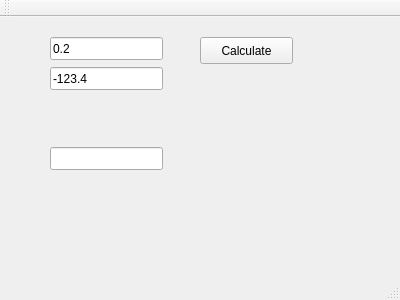
<?xml version="1.0" encoding="UTF-8"?>
<ui version="4.0">
 <class>MainWindow</class>
 <widget class="QMainWindow" name="MainWindow">
  <property name="geometry">
   <rect>
    <x>0</x>
    <y>0</y>
    <width>400</width>
    <height>300</height>
   </rect>
  </property>
  <property name="windowTitle">
   <string>MainWindow</string>
  </property>
  <widget class="QWidget" name="centralWidget">
   <widget class="QLineEdit" name="lineEdit">
    <property name="geometry">
     <rect>
      <x>50</x>
      <y>20</y>
      <width>113</width>
      <height>23</height>
     </rect>
    </property>
    <property name="text">
     <string>0.2</string>
    </property>
   </widget>
   <widget class="QLineEdit" name="lineEdit_2">
    <property name="geometry">
     <rect>
      <x>50</x>
      <y>50</y>
      <width>113</width>
      <height>23</height>
     </rect>
    </property>
    <property name="text">
     <string>-123.4</string>
    </property>
   </widget>
   <widget class="QLineEdit" name="lineEdit_result">
    <property name="geometry">
     <rect>
      <x>50</x>
      <y>130</y>
      <width>113</width>
      <height>23</height>
     </rect>
    </property>
   </widget>
   <widget class="QPushButton" name="calcButton">
    <property name="geometry">
     <rect>
      <x>200</x>
      <y>20</y>
      <width>93</width>
      <height>27</height>
     </rect>
    </property>
    <property name="text">
     <string>Calculate</string>
    </property>
   </widget>
  </widget>
  <widget class="QMenuBar" name="menuBar">
   <property name="geometry">
    <rect>
     <x>0</x>
     <y>0</y>
     <width>400</width>
     <height>25</height>
    </rect>
   </property>
  </widget>
  <widget class="QToolBar" name="mainToolBar">
   <attribute name="toolBarArea">
    <enum>TopToolBarArea</enum>
   </attribute>
   <attribute name="toolBarBreak">
    <bool>false</bool>
   </attribute>
  </widget>
  <widget class="QStatusBar" name="statusBar"/>
 </widget>
 <layoutdefault spacing="6" margin="11"/>
 <resources/>
 <connections/>
</ui>
